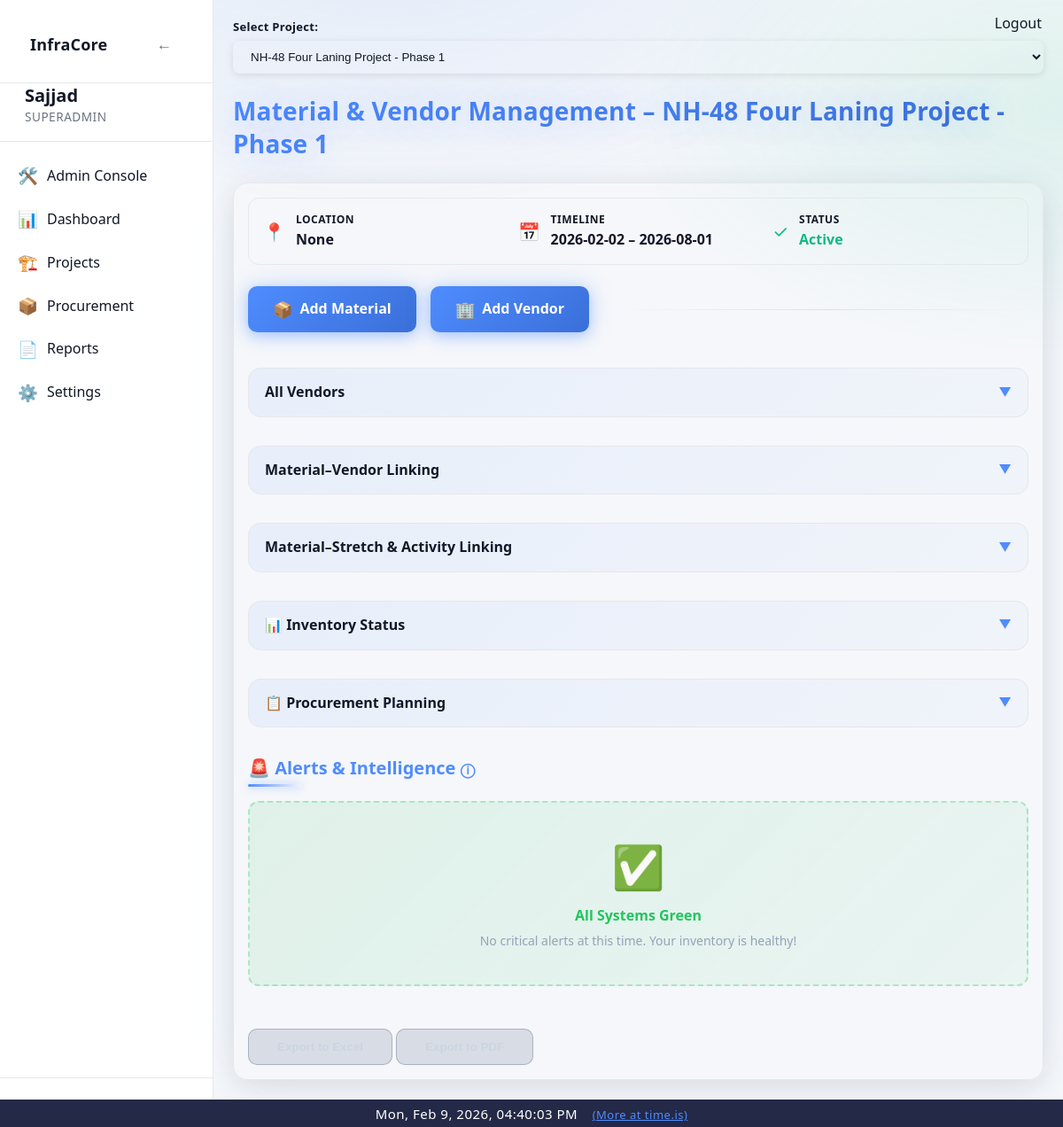
Screenshot of /project/1/materials (signed in) with the database file from the repository.
### app/models/project.py (models this page shows)
class Project(Base):
    __tablename__ = "projects"
    id = Column(Integer, primary_key=True, index=True)
    name = Column(String(255), nullable=False)
    project_code = Column(String(100), nullable=True)
    client_authority = Column(String(255), nullable=True)
    contractor = Column(String(255), nullable=True)
    consultant_pmc = Column(String(255), nullable=True)
    is_active = Column(Boolean, default=True, nullable=False)
    status = Column(String(20), default="active", nullable=False)
    road_type = Column(String(100), nullable=False)
    lanes = Column(Integer, nullable=False)
    road_width = Column(Float, nullable=False)
    road_length_km = Column(Float, nullable=False)
    carriageway_width = Column(Float, nullable=True)
    shoulder_type = Column(String(100), nullable=True)
    median_type = Column(String(100), nullable=True)
    project_type = Column(String(50), nullable=False, server_default="")
    road_name = Column(String(255), nullable=True)
    lane_configuration = Column(String(10), nullable=True)
    road_pavement_type = Column(String(20), nullable=True)
    terrain_type = Column(String(20), nullable=True)
    concrete_pavement_type = Column(String(20), nullable=True)  # PQC/RCC
    slab_thickness_mm = Column(Integer, nullable=True)
    grade_of_concrete = Column(String(20), nullable=True)
    joint_spacing_m = Column(Float, nullable=True)
    dowel_diameter_mm = Column(Integer, nullable=True)
    tie_bar_diameter_mm = Column(Integer, nullable=True)
    road_construction_type = Column(String(100), nullable=True)
    road_category = Column(String(100), nullable=True)
    road_engineering_type = Column(String(150), nullable=True)
    road_preset_key = Column(String(200), nullable=True)
    road_extras_json = Column(Text, nullable=True)
    preset_activities_json = Column(Text, nullable=True)
    preset_materials_json = Column(Text, nullable=True)
    country = Column(String(100), nullable=False)
    state = Column(String(100), nullable=True)
    district = Column(String(100), nullable=True)
    city = Column(String(100), nullable=False)
    location_id = Column(Integer, ForeignKey("locations.id"), nullable=True)
    chainage_start = Column(String(50), nullable=True)
    chainage_end = Column(String(50), nullable=True)
    planned_start_date = Column(Date, nullable=False)
    planned_end_date = Column(Date, nullable=False)
    created_by = Column(Integer, nullable=False)
    created_at = Column(DateTime, default=datetime.utcnow, nullable=False)
    updated_at = Column(
        DateTime,
        default=datetime.utcnow,
        onupdate=datetime.utcnow,
        nullable=False,
    )
    completed_at = Column(DateTime, nullable=True)
    activities = relationship(
        "Activity",
        back_populates="project",
        cascade="all, delete-orphan"
    )
    project_activities = relationship(
        "ProjectActivity",
        back_populates="project",
        cascade="all, delete-orphan"
    )
    planned_materials = relationship(
        "PlannedMaterial",
        back_populates="project",
        cascade="all, delete-orphan"
    )
    material_usage_daily = relationship(
        "MaterialUsageDaily",
        back_populates="project",
        cascade="all, delete-orphan"
    )
    location = relationship("Location")

### app/routes/material_vendor.py (the view)
@router.get("/project/{project_id}/materials", response_class=None)
def material_vendor_page(request: Request, project_id: int, db: Session = Depends(get_db)):
    project = db.query(Project).filter(Project.id == project_id).first()
    projects = db.query(Project).filter(Project.is_active == True).all()
    def get_project_data(project):
        if not project:
            return None
        from fastapi import APIRouter, Request, Depends, Form
        from fastapi.responses import RedirectResponse
        from fastapi.templating import Jinja2Templates
        from sqlalchemy.orm import Session, selectinload
        from app.db.session import get_db
        from app.models.material import Material
        from app.models.material_vendor import MaterialVendor
        from app.models.project import Project
        from app.models.activity import Activity
        from app.models.road_stretch import RoadStretch
        router = APIRouter()
        templates = Jinja2Templates(directory="app/templates")
        return {
            "id": project.id,
            "name": project.name,
            "location": project.location,
            "planned_start_date": project.planned_start_date,
            "planned_end_date": project.planned_end_date,
            "status": project.status,
        }
    materials = (
        db.query(Material)
        .filter(Material.is_active == True)
        .options(
            selectinload(Material.vendors),
            selectinload(Material.stretches_link).selectinload(MaterialStretch.stretch),
            selectinload(Material.activities_link).selectinload(MaterialActivity.activity)
        )
        .all()
    )
    project = db.query(Project).filter(Project.id == project_id).first()
    project_data = get_project_data(project)
    activities = db.query(Activity).filter(Activity.project_id == project_id).all() if project else []
    stretches = db.query(RoadStretch).filter(RoadStretch.project_id == project_id).all() if project else []
    all_vendors = db.query(MaterialVendor).all()  # Get all vendors for the modal
    alerts = [] # TODO: Populate with real alert logic
    user = request.session.get("user") if hasattr(request, "session") and request.session.get("user") else request.scope.get("user") if "user" in request.scope else None
    if user is None:
        user = {"username": "Guest", "role": "admin"}
    return templates.TemplateResponse("material_vendor.html", {
        "request": request,
        "project": project_data,
        "projects": projects,
        "materials": materials,  # Pass actual ORM objects with loaded vendors
        "all_materials": materials,  # For dropdowns
        "activities": activities,
        "all_activities": activities,
        "stretches": stretches,
        "all_stretches": stretches,
        "all_vendors": all_vendors,  # All vendors for the modal
        "alerts": alerts,
        "user": user
    })

### app/templates/material_vendor.html (shortened to what this page needs)
{% extends "base.html" %}
{% block content %}
<div class="material-vendor-page">
<form method="get" action="" id="project-select-form" style="margin-bottom:24px;">
    <label for="project-select"><strong>Select Project:</strong></label>
    <select id="project-select" name="project_id" onchange="if(this.value) window.location.href='/project/' + this.value + '/materials';">
        {% for proj in projects %}
            <option value="{{ proj.id }}" {% if project and proj.id == project.id %}selected{% endif %}>{{ proj.name }}</option>
        {% endfor %}
    </select>
</form>
<h1 class="page-title">Material & Vendor Management – {{ project.name }}</h1>
<div class="card card--page" style="max-width:1100px;margin:auto;">
    <div style="margin-bottom:24px;padding:16px;background:var(--card-bg);border:1px solid var(--border-color);border-radius:12px;display:grid;grid-template-columns:repeat(auto-fit,minmax(200px,1fr));gap:16px;">
        <div style="display:flex;align-items:center;gap:12px;">
            <span style="font-size:20px;color:#4f8cff;">📍</span>
            <div>
                <div style="color:var(--text-secondary);font-size:12px;font-weight:600;text-transform:uppercase;letter-spacing:0.5px;">Location</div>
                <div style="color:var(--text-primary);font-weight:600;margin-top:4px;">{{ project.location }}</div>
            </div>
        </div>
        <div style="display:flex;align-items:center;gap:12px;">
            <span style="font-size:20px;color:#f59e0b;">📅</span>
            <div>
                <div style="color:var(--text-secondary);font-size:12px;font-weight:600;text-transform:uppercase;letter-spacing:0.5px;">Timeline</div>
                <div style="color:var(--text-primary);font-weight:600;margin-top:4px;">{{ project.planned_start_date }} – {{ project.planned_end_date }}</div>
            </div>
        </div>
        <div style="display:flex;align-items:center;gap:12px;">
            <span style="font-size:20px;color:#10b981;">✓</span>
            <div>
                <div style="color:var(--text-secondary);font-size:12px;font-weight:600;text-transform:uppercase;letter-spacing:0.5px;">Status</div>
                <div style="color:#10b981;font-weight:600;margin-top:4px;text-transform:capitalize;">{{ project.status }}</div>
            </div>
        </div>
    </div>
    <div style="margin-bottom: 40px; display: flex; gap: 16px; flex-wrap: wrap; align-items: center;">
        <a href="/project/{{ project.id }}/materials/add" id="addMaterialBtn" class="btn-primary" style="padding: 14px 28px; font-size: 16px; display: flex; align-items: center; gap: 8px; box-shadow: 0 4px 15px rgba(79, 140, 255, 0.4), 0 0 30px rgba(79, 140, 255, 0.2);" title="Add a new material to the system">
            <span style="font-size: 18px;">📦</span>
            <span>Add Material</span>
        </a>
        <a href="/vendors/add?project_id={{ project.id }}" id="addVendorBtn" class="btn-primary" style="padding: 14px 28px; font-size: 16px; display: flex; align-items: center; gap: 8px; box-shadow: 0 4px 15px rgba(79, 140, 255, 0.4), 0 0 30px rgba(79, 140, 255, 0.2);" title="Add a new vendor to the system">
            <span style="font-size: 18px;">🏢</span>
            <span>Add Vendor</span>
        </a>
        <div style="flex: 1; height: 1px; background: linear-gradient(90deg, transparent, rgba(79, 140, 255, 0.2), transparent); margin-left: 16px;"></div>
    </div>
    <details class="collapsible-section">
        <summary>
            <span>All Vendors</span>
            <span class="chevron">▼</span>
        </summary>
    </details>
    <details class="collapsible-section">
        <summary>
            <span>Material–Vendor Linking</span>
            <span class="chevron">▼</span>
        </summary>
    </details>
    <details class="collapsible-section">
        <summary>
            <span>Material–Stretch & Activity Linking</span>
            <span class="chevron">▼</span>
        </summary>
    </details>
    <details class="collapsible-section">
        <summary>
            <span>📊 Inventory Status</span>
            <span class="chevron">▼</span>
        </summary>
    </details>
    <details class="collapsible-section">
        <summary>
            <span>📋 Procurement Planning</span>
            <span class="chevron">▼</span>
        </summary>
    </details>
    <h3>
        🚨 Alerts & Intelligence
        <span title="Critical alerts and recommendations" style="cursor:help;font-size:16px;color:#4f8cff;vertical-align:middle;">&#9432;</span>
    </h3>
    {% if alerts %}
    <div style="display: grid; grid-template-columns: repeat(auto-fill, minmax(360px, 1fr)); gap: 20px; margin-bottom: 48px;">
        {% for alert in alerts %}
        <div style="background: var(--card-bg); border: 1px solid {% if alert.type == 'critical' %}rgba(239, 68, 68, 0.2){% elif alert.type == 'warning' %}rgba(245, 158, 11, 0.2){% else %}rgba(34, 197, 94, 0.2){% endif %}; border-radius: 16px; padding: 20px; box-shadow: 0 4px 16px rgba(0, 0, 0, 0.1); transition: all 0.3s ease;" onmouseenter="this.style.boxShadow='0 8px 32px {% if alert.type == 'critical' %}rgba(239, 68, 68, 0.2){% elif alert.type == 'warning' %}rgba(245, 158, 11, 0.2){% else %}rgba(34, 197, 94, 0.2){% endif %}'" onmouseleave="this.style.boxShadow='0 4px 16px rgba(0, 0, 0, 0.1)'">
            <div style="display: flex; align-items: center; justify-content: space-between; margin-bottom: 12px; padding-bottom: 12px; border-bottom: 2px solid {% if alert.type == 'critical' %}rgba(239, 68, 68, 0.3){% elif alert.type == 'warning' %}rgba(245, 158, 11, 0.3){% else %}rgba(34, 197, 94, 0.3){% endif %};">
                <span style="font-weight: 600; color: {% if alert.type == 'critical' %}#ef4444{% elif alert.type == 'warning' %}#f59e0b{% else %}#22c55e{% endif %}; font-size: 14px;">
                    {% if alert.type == 'critical' %}🔴 CRITICAL{% elif alert.type == 'warning' %}🟡 WARNING{% else %}🟢 INFO{% endif %}
                </span>
            </div>
            <div style="margin-bottom: 12px;">
                <div style="font-size: 12px; color: var(--text-secondary); margin-bottom: 4px; font-weight: 600;">Material</div>
                <div style="color: var(--text-primary); font-weight: 600;">{{ alert.material }}</div>
            </div>
            <div style="margin-bottom: 12px;">
                <div style="font-size: 12px; color: #94a3b8; margin-bottom: 4px; font-weight: 600;">Message</div>
                <div style="color: #cbd5e1; font-size: 14px; line-height: 1.5;">{{ alert.message }}</div>
            </div>
            <div style="margin-bottom: 16px;">
                <div style="font-size: 12px; color: #94a3b8;">📅 {{ alert.date }}</div>
            </div>
            <button style="width: 100%; background: linear-gradient(135deg, {% if alert.type == 'critical' %}#ef4444{% elif alert.type == 'warning' %}#f59e0b{% else %}#22c55e{% endif %} 0%, {% if alert.type == 'critical' %}#dc2626{% elif alert.type == 'warning' %}#d97706{% else %}#16a34a{% endif %} 100%); color: #fff; border: none; border-radius: 10px; padding: 10px 16px; font-weight: 600; font-size: 14px; cursor: pointer; transition: all 0.3s ease; box-shadow: 0 4px 12px rgba(0, 0, 0, 0.2);" onmouseover="this.style.transform='translateY(-2px)'" onmouseout="this.style.transform='translateY(0)'">
                {{ alert.action or '✅ Acknowledge' }}
            </button>
        </div>
        {% endfor %}
    </div>
    {% else %}
    <div style="background: linear-gradient(135deg, rgba(34, 197, 94, 0.1) 0%, rgba(34, 197, 94, 0.05) 100%); border: 2px dashed rgba(34, 197, 94, 0.3); border-radius: 12px; padding: 40px 20px; text-align: center; margin-bottom: 48px;">
        <div style="font-size: 48px; margin-bottom: 12px;">✅</div>
        <div style="color: #22c55e; font-weight: 600; font-size: 16px; margin-bottom: 8px;">All Systems Green</div>
        <div style="color: #94a3b8; font-size: 14px;">No critical alerts at this time. Your inventory is healthy!</div>
    </div>
    {% endif %}
    <div style="margin-top:24px;">
        <button class="btn-secondary">Export to Excel</button>
        <button class="btn-secondary">Export to PDF</button>
    </div>
</div>
{% endblock %}

### rows the page displays
Project: name "NH-48 Four Laning Project - Phase 1", planned_start_date "2026-02-02", planned_end_date "2026-08-01", status "Active"

### other values shown
{{ user["username"] }} "Sajjad"
{{ project.location }} "None"
form field project_id "NH-48 Four Laning Project - Phase 1"
